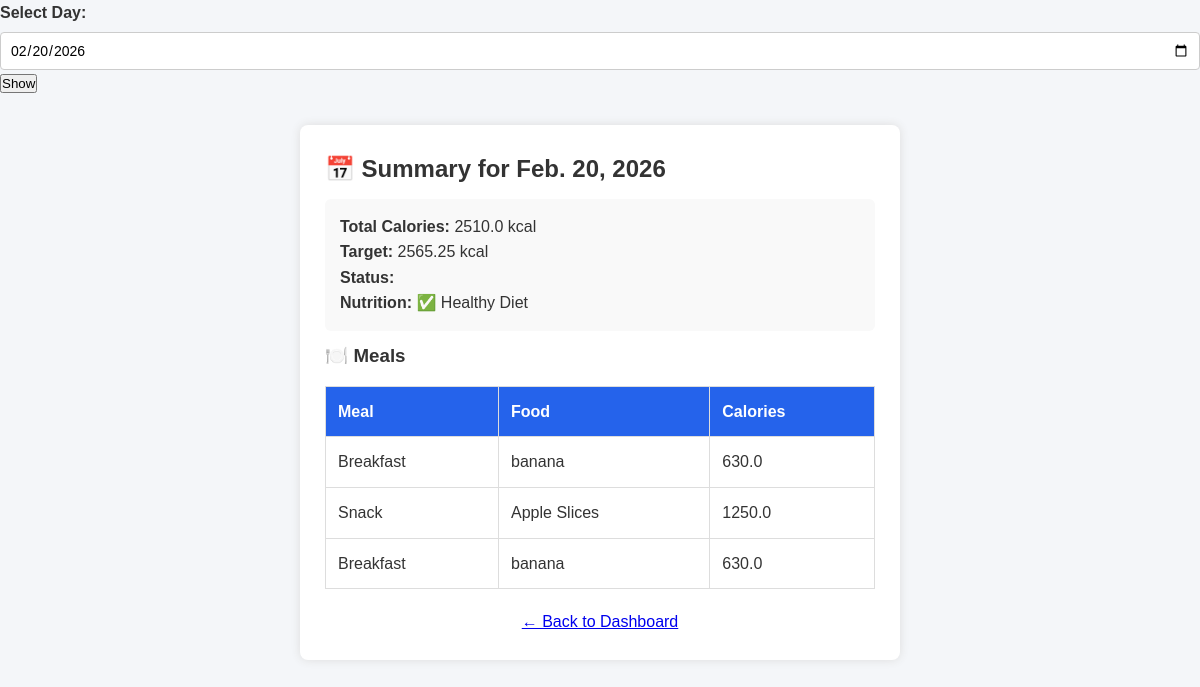
/summary/ (signed in), run on the app's committed database.
### Calory/models.py (models this page shows)
class DailySummary(models.Model):
    user = models.ForeignKey(User,on_delete=models.CASCADE)
    date = models.DateField()
    total_calories = models.FloatField()
    healthy = models.BooleanField()
    streak = models.IntegerField()
    deficiency = models.CharField(max_length=100, default="Not calculated")
    target = models.FloatField(default=0)   # ✅ ADD THIS

class Meal(models.Model):
    MEAL = [
        ('breakfast','Breakfast'),
        ('lunch','Lunch'),
        ('dinner','Dinner'),
        ('snack','Snack')
    ]
    user = models.ForeignKey(User,on_delete=models.CASCADE)
    food = models.ForeignKey(Food,on_delete=models.CASCADE)
    date = models.DateField()
    meal = models.CharField(max_length=20,choices=MEAL)
    qty = models.FloatField()
    calories = models.FloatField()

class Food(models.Model):
    MEAL_CHOICES = [
        ("breakfast","Breakfast"),
        ("lunch","Lunch"),
        ("dinner","Dinner"),
        ("snack","Snack"),
    ]
    name = models.CharField(max_length=100)
    meal_type = models.CharField(max_length=20, choices=MEAL_CHOICES)
    calories_100g = models.FloatField()
    protein = models.FloatField()
    carbs = models.FloatField()
    fat = models.FloatField()
    serving_grams = models.FloatField(default=100)
    verified = models.BooleanField(default=True)

### Calory/views.py (the view)
# urls.py: path('summary/', views.summary_page, name="summary_page"),
@login_required
def summary_page(request):
    selected_date = request.GET.get("date")
    if selected_date:
        selected_date = date.fromisoformat(selected_date)
    else:
        selected_date = date.today()
    meals = Meal.objects.filter(user=request.user, date=selected_date)
    total = sum(m.calories for m in meals)
    summary = DailySummary.objects.filter(
        user=request.user,
        date=selected_date
    ).first()
    profile = Profile.objects.get(user=request.user)
    target = summary.target if summary else profile.target
    deficiency = summary.deficiency if summary else "Not calculated"
    return render(request,"Calory/summary.html",{
        "meals": meals,
        "total": round(total,2),
        "target": target,
        "deficiency": deficiency,
        "date": selected_date
    })

### Calory/templates/Calory/summary.html (shortened to what this page needs)
{% load static %}
<!DOCTYPE html>
<html>
<head>
    <link rel="stylesheet" href="{% static 'css/style.css' %}">
</head>
<body>
  <form method="get">
    <label>Select Day:</label>
    <input type="date"
           name="date"
           value="{{ date|date:'Y-m-d' }}">
    <button type="submit">Show</button>
</form>
<div class="container">
    <h2>📅 Summary for {{ date }}</h2>
    <div class="box">
        <p><b>Total Calories:</b> {{ total }} kcal</p>
        <p><b>Target:</b> {{ target }} kcal</p>
        <p><b>Status:</b> {{ status }}</p>
        <p><b>Nutrition:</b> {{ deficiency }}</p>
    </div>
    <h3>🍽️ Meals</h3>
    <table>
        <tr>
            <th>Meal</th>
            <th>Food</th>
            <th>Calories</th>
        </tr>
        {% for m in meals %}
        <tr>
            <td>{{ m.get_meal_display }}</td>
            <td>{{ m.food.name }}</td>
            <td>{{ m.calories }}</td>
        </tr>
        {% empty %}
        <tr>
            <td colspan="3">No meals added</td>
        </tr>
        {% endfor %}
    </table>
    <a href="{% url 'dashboard' %}" class="back">
        ← Back to Dashboard
    </a>
</div>
</body>
</html>

### static/css/style.css (style rules this page uses)
* { margin: 0; padding: 0; box-sizing: border-box; font-family: Arial, Helvetica, sans-serif; }
body { background-color: #f4f6f9; color: #333; line-height: 1.6; }
.container { max-width: 1100px; margin: auto; padding: 30px 20px; }
label { display: block; margin-bottom: 6px; font-weight: bold; }
input, select, textarea { width: 100%; padding: 9px; border: 1px solid #ccc; border-radius: 4px; font-size: 14px; }
table { width: 100%; border-collapse: collapse; background: white; }
table th, table td { padding: 12px; border: 1px solid #ddd; text-align: left; }
table th { background: #2563eb; color: white; }

### Calory/templates/Calory/summary.html (style rules this page uses)
.container { width:600px; margin:30px auto; background:white; padding:25px; border-radius:8px; box-shadow:0 0 10px #ddd; }
table { width:100%; border-collapse:collapse; margin-top:15px; }
th,td { padding:10px; border:1px solid #ddd; text-align:center; }
th { background:#f5f5f5; }
.box { background:#f9f9f9; padding:15px; margin:10px 0; border-radius:6px; }
.back { display:block; text-align:center; margin-top:20px; }

### data on the page
DailySummary: target "2565.25", deficiency "✅ Healthy Diet"
Meal: meal "Breakfast", food.name "banana", calories "630.0"
Meal: meal "Snack", food.name "Apple Slices", calories "1250.0"
Meal: meal "Breakfast", food.name "banana", calories "630.0"

### other printed values
{{ date }} "Feb. 20, 2026"
{{ total }} "2510.0"
